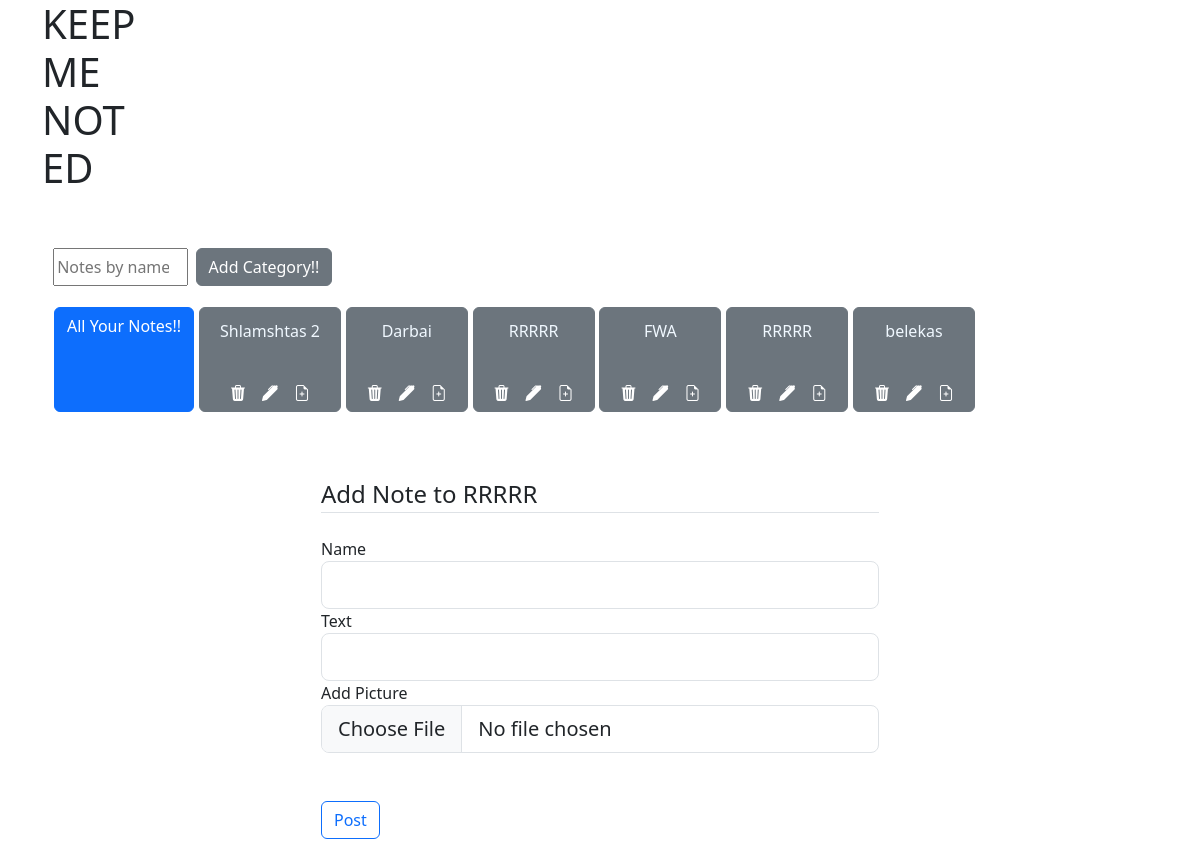
/noting/3, run on the app's committed database.
### app/db_models/Category.py (models this page shows, shortened)
class Category(db.Model):
    __tablename__ = "categories"
    id = db.Column(db.Integer, primary_key=True)
    category_name = db.Column(db.String(50), nullable=False)
    notes = db.relationship("Note", backref="categories", cascade='all, delete')

### app/routes.py (the view, shortened to what this page needs)
@app.route('/noting/<int:id>' , methods=['GET', 'POST'])
def noting(id):
    category= Category.query.filter_by(id=id).first()
    category_name = category.category_name
    form = AddNoteForm()
    categories = Category.query.all()
    category= Category.query.filter_by(id=id).first()
    return render_template ("add_note.html", form=form, categories=categories , name=category_name)

### app/forms.py
class AddNoteForm(FlaskForm):
    name = StringField("Name", [DataRequired()])
    text = StringField("Text", [DataRequired()])
    picture = FileField('Add Picture', validators=[FileAllowed(['jpg', 'png'])])
    submit = SubmitField('Post')

class SearchForm(FlaskForm):
    searched = StringField("Searched", [DataRequired()])
    submit = SubmitField('Submit')

### app/routes.py (called while the page is built)
@app.context_processor
def base():
    form = SearchForm()
    return dict(form=form)

### app/templates/add_note.html (shortened to what this page needs)
{%extends "main.html"%}
{%block content%}
<div class="content-section; w-50 p-3; mx-auto pt-5" >
    <form method="POST" action="" enctype="multipart/form-data">
       <fieldset class="form-group">
           <legend class="border-bottom mb-4">Add Note to {{name}}</legend>
           <div class="form-group">
                {{ form.name.label(class="form-control-label") }}
                {% if form.name.errors %}
                {{ form.name(class="form-control form-control-lg is-invalid") }}
                <div class="invalid-feedback">
                {% for error in form.name.errors %}
                <span>{{ error }}</span>
                {% endfor %}
                </div>
                {% else %}
                {{ form.name(class="form-control form-control-lg") }}
                {% endif %}
           </div>
           <div class="form-group">
                {{ form.text.label(class="form-control-label") }}
                {% if form.text.errors %}
                {{ form.text(class="form-control form-control-lg is-invalid") }}
                <div class="invalid-feedback">
                {% for error in form.text.errors %}
                <span>{{ error }}</span>
                {% endfor %}
                </div>
                {% else %}
                {{ form.text(class="form-control form-control-lg") }}
                {% endif %}
            </div>
            <div class="form-group">
                 {{ form.picture.label(class="form-control-label") }}
                 {% if form.picture.errors %}
                 {{ form.picture(class="form-control form-control-lg is-invalid") }}
                 <div class="invalid-feedback">
                 {% for error in form.picture.errors %}
                 <span>{{ error }}</span>
                 {% endfor %}
                 </div>
                 {% else %}
                 {{ form.picture(class="form-control form-control-lg") }}
                 {% endif %}
             </div>
           <br>
       </fieldset>
             <br>
       <div class="form-group" style="margin-bottom: 2rem;">
          {{ form.submit(class="btn btn-outline-primary") }}
       </div>
    </form>
</div>
{%endblock content%}

### app/templates/main.html (shortened to what this page needs)
<!DOCTYPE html>
<html lang="en">
<head>
    <link href="https://cdn.jsdelivr.net/npm/bootstrap@5.3.0-alpha1/dist/css/bootstrap.min.css" rel="stylesheet"
 />
    <link rel="stylesheet" href="https://cdn.jsdelivr.net/npm/bootstrap-icons@1.10.3/font/bootstrap-icons.css">
</head>
<body>
  <div class="container">
    <h1 contenteditable="true" style="width: 100px;">KEEP ME NOTED</h1>
    <div class="content-section;  p-3; mx-auto pt-5" style="text-align: center; max-width: 30%;">
    </div>
    <div style="display: flex; padding: 0rem  0.7rem;margin-bottom: 1rem;" >
      <form method="POST" class = "d-flex" action="{{url_for('search')}}">
          <input class="form_control me-2"  type="search" placeholder="Notes by name" aria-label="Search" , name="searched" style="width: 8.4rem;">
      </form>
      <a class="btn btn-secondary" href="{{ url_for('add_category')}}" class="nav-link px-2 ">Add Category!!</a>
    </div>
    <div class="container d-flex justify-content-start  mb-3 flex-wrap" >
        <a class="btn btn-primary" href="{{ url_for('all_notes')}}" class="nav-link px-2 " style="margin: 0.3rem  0.3rem  0rem  0rem; ">All Your Notes!!</a>
        {% for category in categories %}
        <div class="btn btn-secondary" id= "category.id "style="margin: 0.3rem  0.3rem  0rem  0rem; ">
        <a href="{{ url_for('notes' , id = category.id )}}" style="margin: 0.3rem  0.3rem  0rem  0rem; width:10rem;
                          height: 5rem; word-wrap: break-word; text-decoration: none;">
            <h6 style="padding: 0.5rem; color: aliceblue; " >{{category['category_name']}}</h6>
        </a>
        <div style="display: flex; justify-content: center;">
          <a  href="{{ url_for('delete' , id = category.id) }}" class="nav-link px-2 ">
            <i class="bi bi-trash3-fill"></i>
          </a>
          <a href="{{ url_for('edit_category' , id = category.id )}}" class="nav-link px-2 ">
            <i class="bi bi-pen-fill"></i>
          </a>
          <a href="{{ url_for('noting' , id = category.id )}}" class="nav-link px-2 ">
            <i class="bi bi-file-earmark-plus"></i>
          </a>
        </div>
        </div>
        {% endfor %}
      </div>
        {% block content %}
        {% endblock %}
  </div>
</body>
</html>

### data on the page
Category: category_name "Shlamshtas 2"
Category: category_name "Darbai"
Category: category_name "RRRRR"
Category: category_name "FWA"
Category: category_name "RRRRR"
Category: category_name "belekas"
